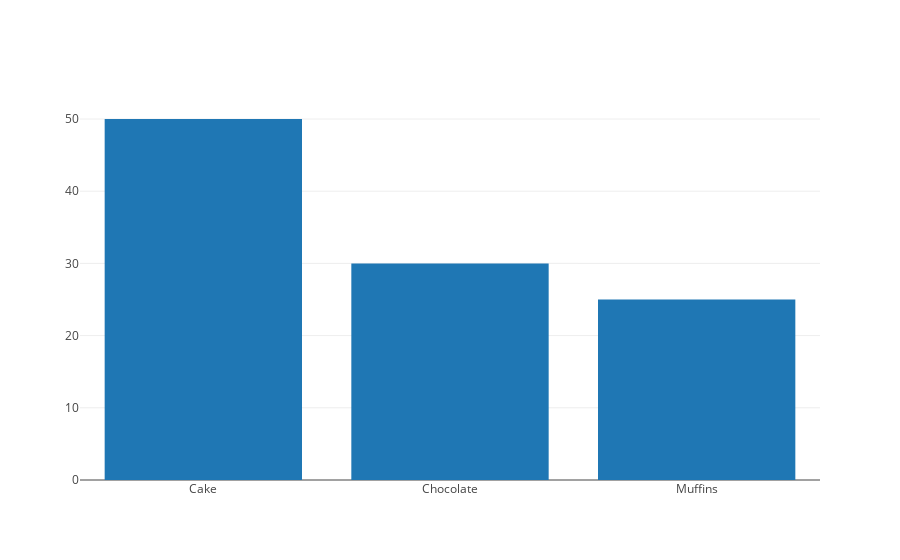

This figure's notebook cell:
### Code cell
data = [trace]

offline.iplot(data)

### Figure 1 — Plotly figure (JSON) as saved in the notebook; plotly's stock layout.template omitted (floating-point values rounded to 4 significant figures)
{"data": [{"type": "bar", "x": ["Cake", "Chocolate", "Muffins"], "y": [50, 30, 25]}], "layout": {}}
